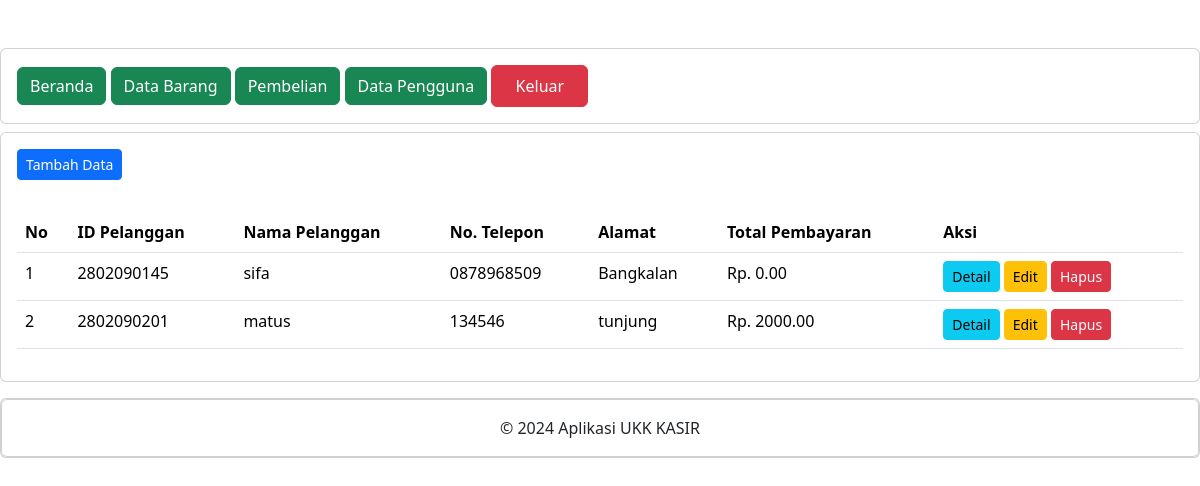
Page /administrator/pembelian.php (signed in) on the committed database.
### tables this page shows
CREATE TABLE `penjualan` (
  `id_penjualan` int(11) NOT NULL,
  `tanggalpenjualan` date NOT NULL,
  `totalharga` decimal(10,2) NOT NULL,
  `id_pelanggan` int(10) UNSIGNED NOT NULL
);

CREATE TABLE `pelanggan` (
  `id_pelanggan` int(11) UNSIGNED NOT NULL,
  `namapelanggan` varchar(255) NOT NULL,
  `alamat` text NOT NULL,
  `nomortelepon` varchar(15) NOT NULL
);

### administrator/pembelian.php (the view, shortened to what this page needs)
<?php
include "header.php";
include "navbar.php";
?>
<div class="card mt-2">
    <div class="card-body">
        <button type="button" class="btn btn-primary btn-sm" data-bs-toggle="modal"
        data-bs-target="#tambah-data">
            Tambah Data
        </button>
    </div>
    <div class="card-body">
<table class="table">
    <thead>
        <tr>
            <th>No</th>
            <th>ID Pelanggan</th>
            <th>Nama Pelanggan</th>
            <th>No. Telepon</th>
            <th>Alamat</th>
            <th>Total Pembayaran</th>
            <th>Aksi</th>
        </tr>
    </thead>
    <tbody>
        <?php
        include '../koneksi.php';
        $no = 1;
$data = mysqli_query($koneksi,"SELECT * FROM pelanggan INNER JOIN penjualan ON pelanggan.id_pelanggan=penjualan.id_pelanggan");
while($d = mysqli_fetch_array($data)){
    ?>
    <tr>
        <td><?php echo $no++; ?></td>
        <td><?php echo $d['id_pelanggan']; ?></td>
        <td><?php echo $d['namapelanggan']; ?></td>
        <td><?php echo $d['nomortelepon']; ?></td>
        <td><?php echo $d['alamat']; ?></td>
        <td>Rp. <?php echo $d['totalharga']; ?></td>
        <td>
            <a class="btn btn-info btn-sm" href="detail_pembelian.php?id_pelanggan=<?php echo $d['id_pelanggan']; ?>">Detail</a>
            <button type="button" class="btn btn-warning btn-sm" data-bs-toggle="modal"data-bs-target="#edit-data<?php echo $d['id_pelanggan']; ?>">
                Edit
            </button>
            <button type="button" class="btn btn-danger btn-sm" data-bs-toggle="modal"data-bs-target="#hapus-data<?php echo $d['id_pelanggan']; ?>">
                Hapus
            </button>
        </td>
    </tr>
<?php } ?>
            </tbody>
        </table>
    </div>
</div>
<?php
include "footer.php";
?>

### rows in the picture
penjualan: id_pelanggan "2802090145", id_pelanggan.namapelanggan "sifa", id_pelanggan.nomortelepon "0878968509", id_pelanggan.alamat "Bangkalan", totalharga "0.00"
penjualan: id_pelanggan "2802090201", id_pelanggan.namapelanggan "matus", id_pelanggan.nomortelepon "134546", id_pelanggan.alamat "tunjung", totalharga "2000.00"
